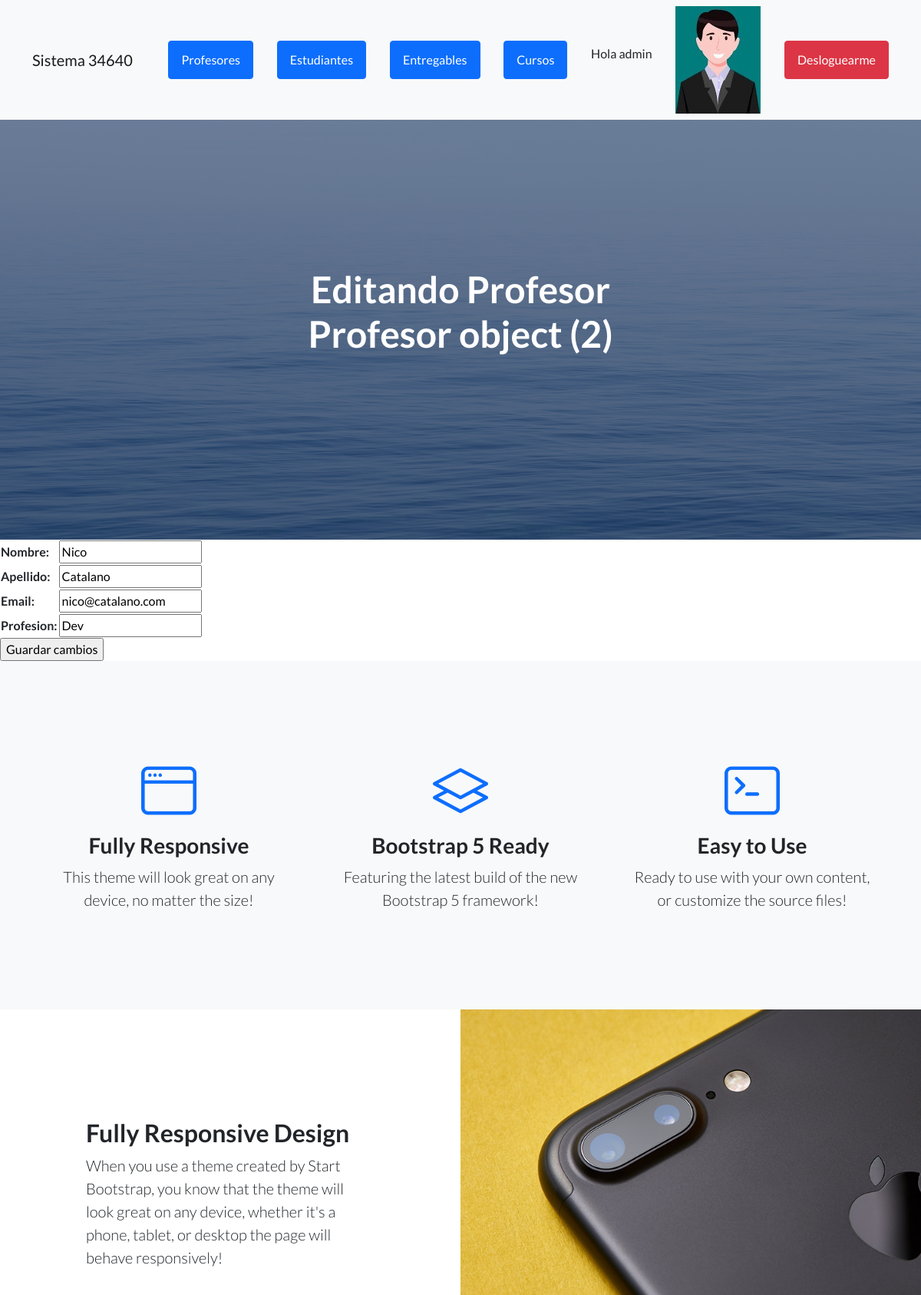
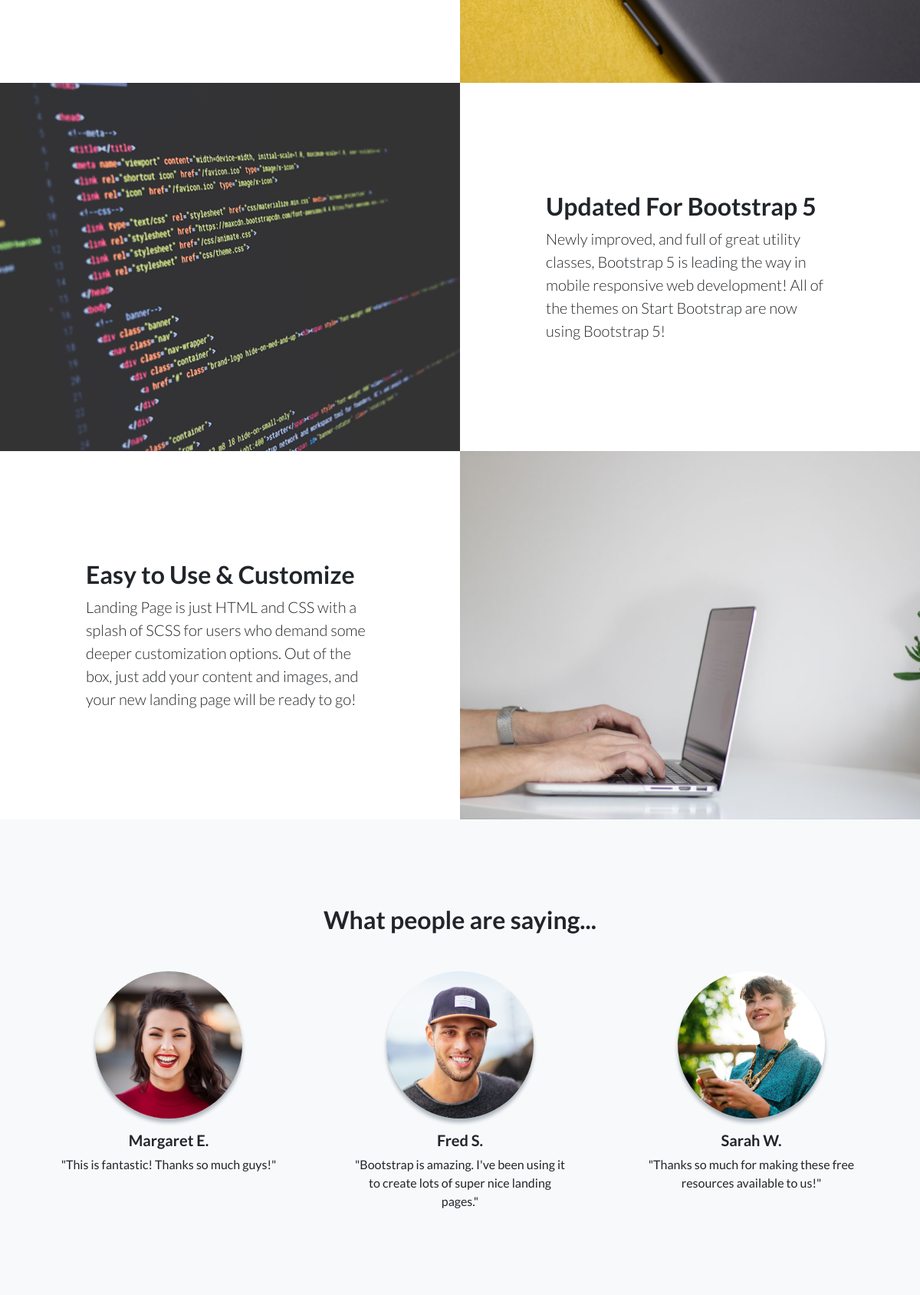
The app's page /AppCoder/editarProfesor/2 (signed in, upper part) with its own data (2 pictures, top to bottom).
### AppCoder/models.py (models this page shows)
class Profesor(models.Model):
    nombre= models.CharField(max_length=50)
    apellido= models.CharField(max_length=50)
    email= models.EmailField()
    profesion= models.CharField(max_length=50)

### AppCoder/views.py (the view)
# urls.py: path('editarProfesor/<id>', editarProfesor, name="editarProfesor"),
@login_required
def editarProfesor(request, id):
    profesor=Profesor.objects.get(id=id)
    if request.method=="POST":
        form=ProfeForm(request.POST)
        if form.is_valid():
            informacion=form.cleaned_data
            print(informacion)
            profesor.nombre=informacion["nombre"]
            profesor.apellido=informacion["apellido"]
            profesor.email=informacion["email"]
            profesor.profesion=informacion["profesion"]
            profesor.save()
            return render(request, "AppCoder/inicio.html", {"mensaje": "PROFESOR CREADO CORRECTAMENTE!!", "imagen":obtenerAvatar(request)})
    else:
        formulario=ProfeForm(initial={"nombre":profesor.nombre, "apellido":profesor.apellido, "email":profesor.email, "profesion":profesor.profesion})
    return render(request, "AppCoder/editarProfesor.html", {"form":formulario, "profesor":profesor, "imagen":obtenerAvatar(request)})

### AppCoder/forms.py
class ProfeForm(forms.Form):
    nombre=forms.CharField(max_length=50)
    apellido=forms.CharField(max_length=50)
    email=forms.EmailField()
    profesion=forms.CharField(max_length=50)

### AppCoder/views.py (called while the page is built)
def obtenerAvatar(request):
    lista=Avatar.objects.filter(user=request.user)
    if len(lista)!=0:
        imagen=lista[0].imagen.url
    else:
        imagen="/media/avatares/avatarpordefecto.png"
    return imagen

### AppCoder/templates/AppCoder/editarProfesor.html
{% extends "AppCoder/padre.html" %}
{% load static %}
{% block titulo %}
<h1 class="mb-5">Editando Profesor {{ profesor }}</h1>
{% endblock %}
{% block contenido_que_cambia %}
<form action="{% url 'editarProfesor' profesor.id %}" method="POST"> {% csrf_token %}
    <table>
        {{form.as_table}}
    <table>
    <input type="submit" value="Guardar cambios">
</form>
{% endblock %}

### AppCoder/templates/AppCoder/padre.html (shortened to what this page needs)
<!DOCTYPE html>
<html lang="en">
    <head>
        {% load static %}
        <link href="https://cdn.jsdelivr.net/npm/bootstrap-icons@1.5.0/font/bootstrap-icons.css" rel="stylesheet" type="text/css" />
        <link href= "{% static 'AppCoder/css/styles.css' %}" rel="stylesheet" />
    </head>
    <body>
        <nav class="navbar navbar-light bg-light static-top">
            <div class="container">
                <a class="navbar-brand" href="{% url 'inicio' %}">Sistema 34640</a>
                <a class="btn btn-primary" href="{% url 'profesores' %}">Profesores</a>
                <a class="btn btn-primary" href="{% url 'estudiantes' %}">Estudiantes</a>
                <a class="btn btn-primary" href="{% url 'entregables' %}">Entregables</a>
                <a class="btn btn-primary" href="{% url 'cursos' %}">Cursos</a>
                {% if user.is_authenticated %}
                <p> Hola {{ user.username }}</p>
                <img src="{{ imagen }}" alt="">
                <a class="btn btn-danger" href="{% url 'logout' %}">Desloguearme</a>
                {% else %}
                <a class="btn btn-primary" href="{% url 'login' %}">Login</a>
                {% endif %}
            </div>
        </nav>
        <header class="masthead">
            <div class="container position-relative">
                <div class="row justify-content-center">
                    <div class="col-xl-6">
                        <div class="text-center text-white">
                            {% block titulo %}
                            {% endblock %}
                        </div>
                    </div>
                </div>
            </div>
        </header>
        {% block contenido_que_cambia %}
        {% endblock %}
        <section class="features-icons bg-light text-center">
            <div class="container">
                <div class="row">
                    <div class="col-lg-4">
                        <div class="features-icons-item mx-auto mb-5 mb-lg-0 mb-lg-3">
                            <div class="features-icons-icon d-flex"><i class="bi-window m-auto text-primary"></i></div>
                            <h3>Fully Responsive</h3>
                            <p class="lead mb-0">This theme will look great on any device, no matter the size!</p>
                        </div>
                    </div>
                    <div class="col-lg-4">
                        <div class="features-icons-item mx-auto mb-5 mb-lg-0 mb-lg-3">
                            <div class="features-icons-icon d-flex"><i class="bi-layers m-auto text-primary"></i></div>
                            <h3>Bootstrap 5 Ready</h3>
                            <p class="lead mb-0">Featuring the latest build of the new Bootstrap 5 framework!</p>
                        </div>
                    </div>
                    <div class="col-lg-4">
                        <div class="features-icons-item mx-auto mb-0 mb-lg-3">
                            <div class="features-icons-icon d-flex"><i class="bi-terminal m-auto text-primary"></i></div>
                            <h3>Easy to Use</h3>
                            <p class="lead mb-0">Ready to use with your own content, or customize the source files!</p>
                        </div>
                    </div>
                </div>
            </div>
        </section>
        <section class="showcase">
            <div class="container-fluid p-0">
                <div class="row g-0">
                    <div class="col-lg-6 order-lg-2 text-white showcase-img" style="background-image: url('assets/img/bg-showcase-1.jpg')"></div>
                    <div class="col-lg-6 order-lg-1 my-auto showcase-text">
                        <h2>Fully Responsive Design</h2>
                        <p class="lead mb-0">When you use a theme created by Start Bootstrap, you know that the theme will look great on any device, whether it's a phone, tablet, or desktop the page will behave responsively!</p>
                    </div>
                </div>
                <div class="row g-0">
                    <div class="col-lg-6 text-white showcase-img" style="background-image: url('assets/img/bg-showcase-2.jpg')"></div>
                    <div class="col-lg-6 my-auto showcase-text">
                        <h2>Updated For Bootstrap 5</h2>
                        <p class="lead mb-0">Newly improved, and full of great utility classes, Bootstrap 5 is leading the way in mobile responsive web development! All of the themes on Start Bootstrap are now using Bootstrap 5!</p>
                    </div>
                </div>
                <div class="row g-0">
                    <div class="col-lg-6 order-lg-2 text-white showcase-img" style="background-image: url('assets/img/bg-showcase-3.jpg')"></div>
                    <div class="col-lg-6 order-lg-1 my-auto showcase-text">
                        <h2>Easy to Use & Customize</h2>
                        <p class="lead mb-0">Landing Page is just HTML and CSS with a splash of SCSS for users who demand some deeper customization options. Out of the box, just add your content and images, and your new landing page will be ready to go!</p>
                    </div>
                </div>
            </div>
        </section>
        <section class="testimonials text-center bg-light">
            <div class="container">
                <h2 class="mb-5">What people are saying...</h2>
                <div class="row">
                    <div class="col-lg-4">
                        <div class="testimonial-item mx-auto mb-5 mb-lg-0">
                            <img class="img-fluid rounded-circle mb-3" src="assets/img/testimonials-1.jpg" alt="..." />
                            <h5>Margaret E.</h5>
                            <p class="font-weight-light mb-0">"This is fantastic! Thanks so much guys!"</p>
                        </div>
                    </div>
                    <div class="col-lg-4">
                        <div class="testimonial-item mx-auto mb-5 mb-lg-0">
                            <img class="img-fluid rounded-circle mb-3" src="assets/img/testimonials-2.jpg" alt="..." />
                            <h5>Fred S.</h5>
                            <p class="font-weight-light mb-0">"Bootstrap is amazing. I've been using it to create lots of super nice landing pages."</p>
                        </div>
                    </div>
                    <div class="col-lg-4">
                        <div class="testimonial-item mx-auto mb-5 mb-lg-0">
                            <img class="img-fluid rounded-circle mb-3" src="assets/img/testimonials-3.jpg" alt="..." />
                            <h5>Sarah W.</h5>
                            <p class="font-weight-light mb-0">"Thanks so much for making these free resources available to us!"</p>
                        </div>
                    </div>
                </div>
            </div>
        </section>
    </body>
</html>

### records on screen
Profesor: id "Profesor object (2)", nombre "Nico", apellido "Catalano", email "nico@catalano.com", profesion "Dev"

### other values on screen
{{ user.username }} "admin"
